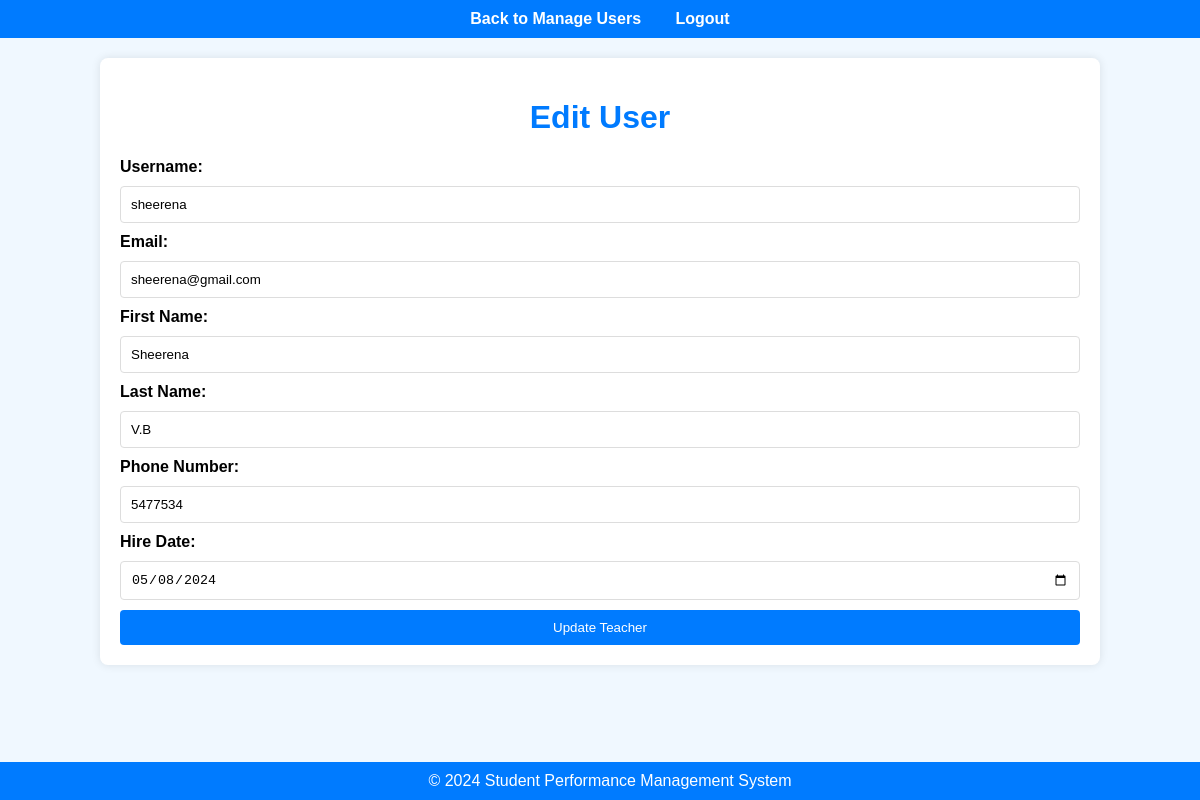
The page /html/EditUsers.php?type=teacher&id=3 on the database its author committed.
### tables this page shows
CREATE TABLE `teachers` (
  `teacher_id` int(11) NOT NULL,
  `first_name` varchar(50) NOT NULL,
  `last_name` varchar(50) NOT NULL,
  `email` varchar(100) NOT NULL,
  `phone_number` varchar(15) DEFAULT NULL,
  `hire_date` date NOT NULL,
  `user_id` int(11) DEFAULT NULL,
  `created_at` timestamp NOT NULL DEFAULT current_timestamp(),
  `updated_at` timestamp NOT NULL DEFAULT current_timestamp() ON UPDATE current_timestamp()
);

CREATE TABLE `users` (
  `user_id` int(11) NOT NULL,
  `username` varchar(50) NOT NULL,
  `password` varchar(255) NOT NULL,
  `role` enum('admin','teacher','student') NOT NULL,
  `email` varchar(100) NOT NULL,
  `created_at` timestamp NOT NULL DEFAULT current_timestamp(),
  `updated_at` timestamp NOT NULL DEFAULT current_timestamp() ON UPDATE current_timestamp()
);

### html/EditUsers.php (the view, shortened to what this page needs)
<!DOCTYPE html>
<html lang="en">
<head>
    <link rel="stylesheet" href="../css/EditUsers.css">
</head>
<body>
    <nav>
        <a href="ManageUsers.php">Back to Manage Users</a>
        <a href="logout.html">Logout</a>
    </nav>
    <div class="container">
        <h1>Edit User</h1>
        <?php
        include 'db_connection.php';
        $type = $_GET['type'];
        $id = $_GET['id'];
        if ($type == 'teacher') {
            $sql = "SELECT u.username, u.email, t.first_name, t.last_name, t.phone_number, t.hire_date, t.teacher_id
                    FROM users u
                    JOIN teachers t ON u.user_id = t.user_id
                    WHERE t.teacher_id = $id";
        } elseif ($type == 'student') {
            $sql = "SELECT u.username, u.email, s.first_name, s.last_name, s.date_of_birth, s.gender, s.enrollment_date, s.student_id
                    FROM users u
                    JOIN students s ON u.user_id = s.user_id
                    WHERE s.student_id = $id";
        }
        $result = $conn->query($sql);
        $row = $result->fetch_assoc();
        if ($type == 'teacher') {
        ?>
            <form action="" method="post">
                <label for="username">Username:</label>
                <input type="text" id="username" name="username" value="<?php echo $row['username']; ?>" required>
                <label for="email">Email:</label>
                <input type="email" id="email" name="email" value="<?php echo $row['email']; ?>" required>
                <label for="first_name">First Name:</label>
                <input type="text" id="first_name" name="first_name" value="<?php echo $row['first_name']; ?>" required>
                <label for="last_name">Last Name:</label>
                <input type="text" id="last_name" name="last_name" value="<?php echo $row['last_name']; ?>" required>
                <label for="phone_number">Phone Number:</label>
                <input type="text" id="phone_number" name="phone_number" value="<?php echo $row['phone_number']; ?>">
                <label for="hire_date">Hire Date:</label>
                <input type="date" id="hire_date" name="hire_date" value="<?php echo $row['hire_date']; ?>" required>
                <button type="submit" name="update_teacher">Update Teacher</button>
            </form>
        <?php
        }
        ?>
    </div>
    <footer>
        &copy; 2024 Student Performance Management System
    </footer>
</body>
</html>

### css/EditUsers.css (style rules this page uses)
body { font-family: Arial, sans-serif; background-color: #f0f8ff; margin: 0; padding: 0; }
nav { background-color: #007BFF; padding: 10px; text-align: center; }
nav a { color: white; margin: 0 15px; text-decoration: none; font-weight: bold; }
.container { width: 80%; margin: 20px auto; background-color: white; padding: 20px; box-shadow: 0 0 10px rgba(0, 0, 0, 0.1); border-radius: 8px; }
h1 { text-align: center; color: #007BFF; }
form { display: flex; flex-direction: column; gap: 10px; margin-top: 20px; }
label { font-weight: bold; }
input[type="text"], input[type="email"], input[type="date"], select { padding: 10px; border: 1px solid #ddd; border-radius: 4px; }
button[type="submit"] { padding: 10px; color: white; background-color: #007BFF; border: none; border-radius: 4px; cursor: pointer; transition: background-color 0.3s; }
footer { text-align: center; padding: 10px; background-color: #007BFF; color: white; position: fixed; bottom: 0; width: 100%; }

### rows shown on the page
teachers: username "sheerena", email "sheerena@gmail.com", first_name "Sheerena", last_name "V.B", phone_number "5477534", hire_date "05/08/2024"
